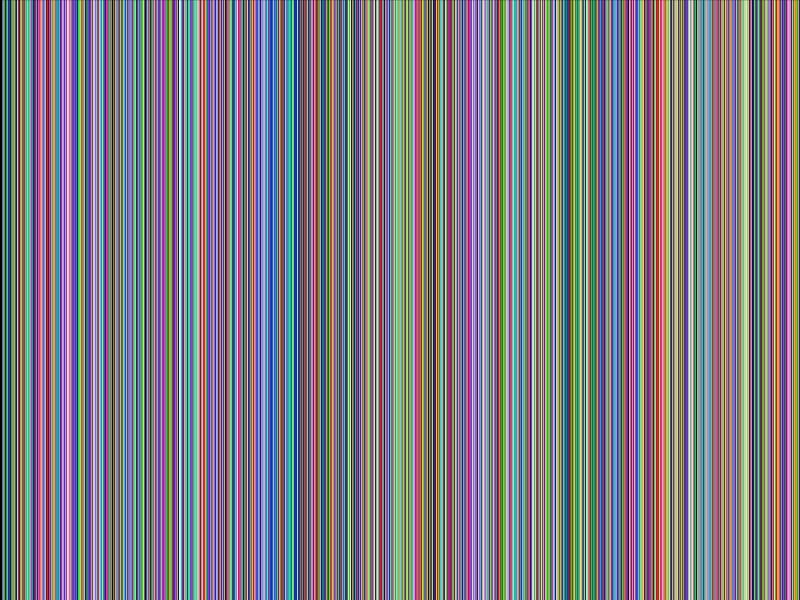
Frame 1 (no input)
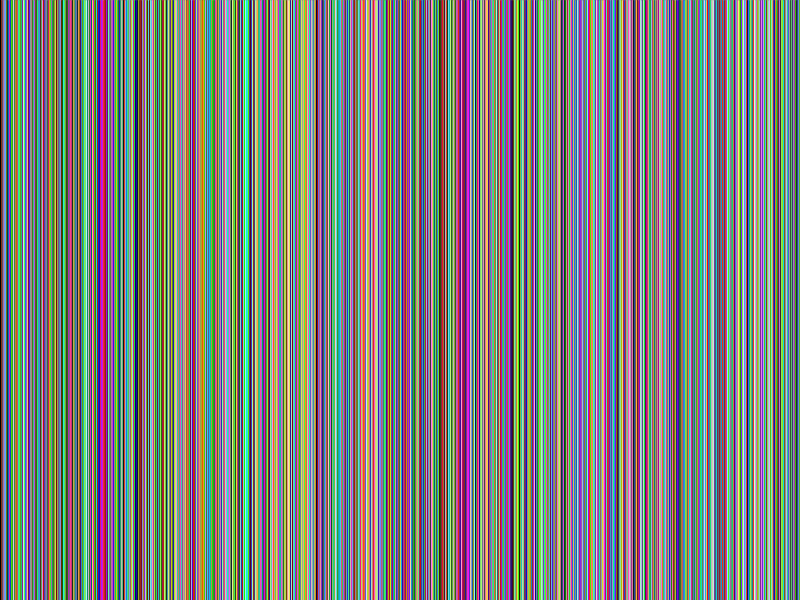
Frame 60 (the mouse pressed at the canvas centre just before this capture)
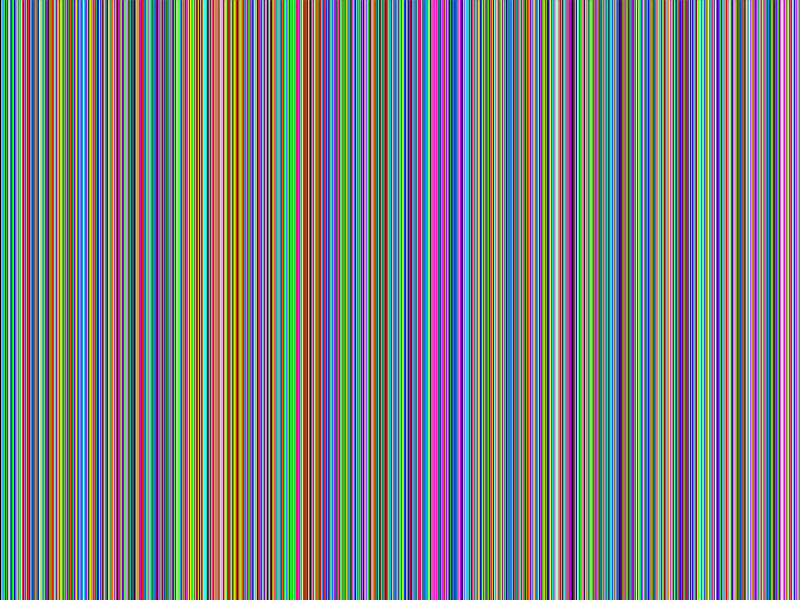
Frame 120 (the mouse held since frame 60 and released just before this capture)

The Processing sketch that drew these frames (run headless with seeded random() and noise(); from frame 60 on, the mouse is pressed at the canvas centre):

// Processing sketch: processing_15033
// ── processing_15033.pde

int i;
void setup() {

  size(800,600);
  background(0);
}
 
void draw() {
  i=0;
  while(i<800) {
  i=i+1;
  line(i,0,i,600);
  stroke(random(255), random(255),random(255));
}
} 
